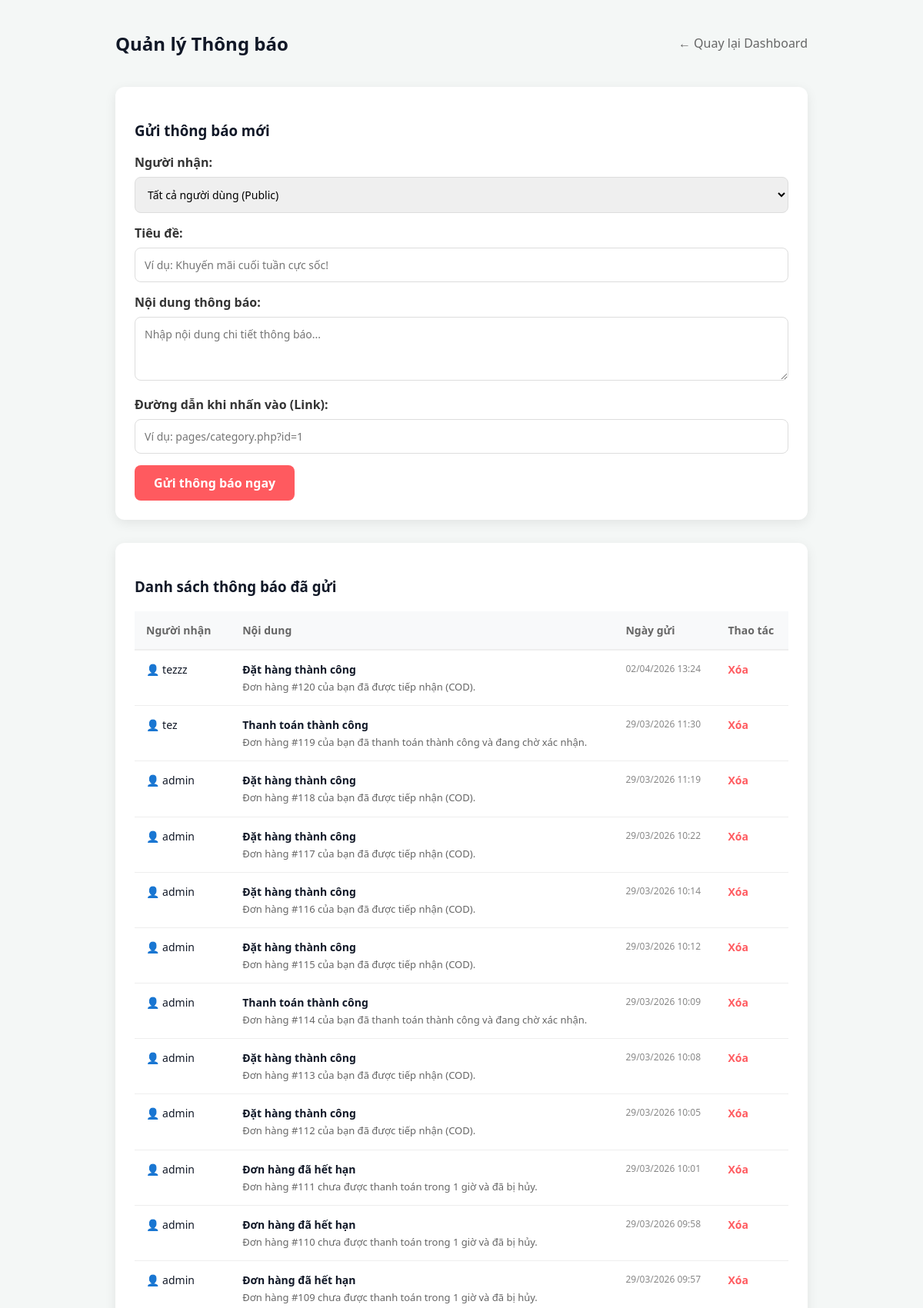
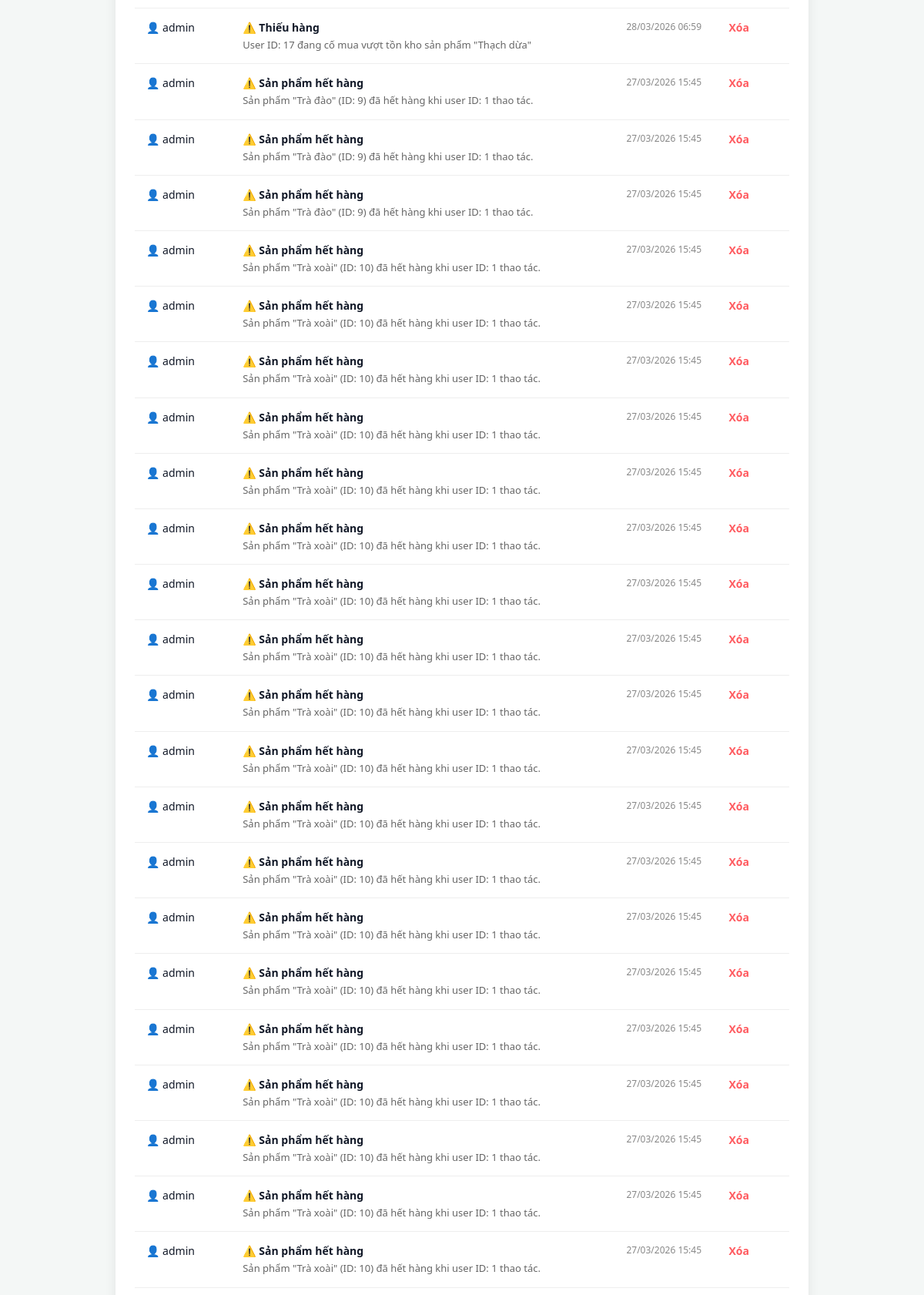
The page /admin/pages/notifications.php (signed in, upper part) on the database its author committed (2 pictures, top to bottom).
### tables this page shows
CREATE TABLE `notifications` (
  `id` int(11) NOT NULL,
  `user_id` int(11) DEFAULT NULL,
  `title` varchar(255) NOT NULL,
  `message` text NOT NULL,
  `link` varchar(255) DEFAULT NULL,
  `is_read` tinyint(1) DEFAULT 0,
  `created_at` timestamp NOT NULL DEFAULT current_timestamp(),
  `type` varchar(50) DEFAULT NULL,
  `ref_id` int(11) DEFAULT NULL
);

CREATE TABLE `users` (
  `id` int(11) NOT NULL,
  `username` varchar(50) NOT NULL,
  `email` varchar(120) NOT NULL,
  `phone` text DEFAULT NULL,
  `address` text DEFAULT NULL,
  `password` varchar(255) NOT NULL,
  `display_name` varchar(100) DEFAULT NULL,
  `avatar` varchar(255) DEFAULT NULL,
  `role` enum('guest','user','admin') NOT NULL DEFAULT 'user',
  `created_at` timestamp NOT NULL DEFAULT current_timestamp(),
  `reset_token` varchar(255) DEFAULT NULL,
  `reset_token_expire` datetime DEFAULT NULL
);

### admin/pages/notifications.php (the view, shortened to what this page needs)
<?php
require_once(__DIR__ . "/../auth_admin.php");
?>
<!DOCTYPE html>
<html lang="vi">
<head>
    <link rel="stylesheet" href="../../css/base.css">
    <link rel="stylesheet" href="../css/admin.css">
</head>
<body>
    <div class="admin-content">
        <div style="display: flex; justify-content: space-between; align-items: center; margin-bottom: 20px;">
            <h2>Quản lý Thông báo</h2>
            <a href="../dashboard.php" style="text-decoration: none; color: #666; font-weight: 500;">← Quay lại Dashboard</a>
        </div>
        <div class="admin-form">
            <h3>Gửi thông báo mới</h3>
            <form action="../services/notification_service.php" method="POST" style="margin-top: 15px;">
                <div class="form-group">
                    <label>Người nhận:</label>
                    <select name="user_id">
                        <option value="0">Tất cả người dùng (Public)</option>
                    </select>
                </div>
                <div class="form-group">
                    <label>Tiêu đề:</label>
                    <input type="text" name="title" placeholder="Ví dụ: Khuyến mãi cuối tuần cực sốc!" required>
                </div>
                <div class="form-group">
                    <label>Nội dung thông báo:</label>
                    <textarea name="message" rows="3" placeholder="Nhập nội dung chi tiết thông báo..." required></textarea>
                </div>
                <div class="form-group">
                    <label>Đường dẫn khi nhấn vào (Link):</label>
                    <input type="text" name="link" placeholder="Ví dụ: pages/category.php?id=1">
                </div>
                <button type="submit" class="btn-submit">Gửi thông báo ngay</button>
            </form>
        </div>
        <div class="noti-table-container">
            <h3>Danh sách thông báo đã gửi</h3>
            <table>
                <thead>
                    <tr>
                        <th>Người nhận</th>
                        <th>Nội dung</th>
                        <th>Ngày gửi</th>
                        <th>Thao tác</th>
                    </tr>
                </thead>
                <tbody>
                    <?php
                    $sql_list = "SELECT n.*, u.username FROM notifications n
                                 LEFT JOIN users u ON n.user_id = u.id
                                 ORDER BY n.created_at DESC";
                    $res_list = mysqli_query($conn, $sql_list);
                    if ($res_list && mysqli_num_rows($res_list) > 0):
                        while ($row = mysqli_fetch_assoc($res_list)):
                    ?>
                        <tr>
                            <td>
                                <?= $row['user_id'] == null ? '<span class="badge-all">TẤT CẢ</span>' : '👤 ' . htmlspecialchars($row['username']) ?>
                            </td>
                            <td>
                                <div style="font-weight: 600; margin-bottom: 4px;"><?= htmlspecialchars($row['title']) ?></div>
                                <div style="font-size: 13px; color: #666; line-height: 1.4;"><?= htmlspecialchars($row['message']) ?></div>
                            </td>
                            <td style="font-size: 12px; color: #888; white-space: nowrap;">
                                <?= date('d/m/Y H:i', strtotime($row['created_at'])) ?>
                            </td>
                            <td>
                                <a href="../services/delete_notification.php?id=<?= $row['id'] ?>"
                                   class="btn-delete"
                                   onclick="return confirm('Bạn có chắc chắn muốn xóa thông báo này không?')">Xóa</a>
                            </td>
                        </tr>
                    <?php
                        endwhile;
                    else:
                    ?>
                        <tr><td colspan="4" style="text-align: center; color: #999; padding: 40px;">Chưa có thông báo nào được gửi.</td></tr>
                    <?php endif; ?>
                </tbody>
            </table>
        </div>
    </div>
</body>
</html>

### css/base.css (style rules this page uses)
body { margin: 0; font-family: "Inter", "Segoe UI", sans-serif; background: #f6f7fb; color: #333; }

### admin/css/admin.css (style rules this page uses)
:root { --bg: #f4f7fb; --bg-soft: #eef3f9; --card-bg: rgba(255, 255, 255, 0.94); --text: #111827; --muted: #6b7280; --border: #e5e7eb; --border-strong: #d1d5db; --accent: #ff5a5f; --accent-2: #ff7a66; --accent-3: #fb7185; --sidebar: #0f172a; --sidebar-2: #111827; --sidebar-hover: rgba(255, 255, 255, 0.08); --success: #22c55e; --warning: #f59e0b; --danger: #ef4444; --info: #3b82f6; --radius-xl: 24px; --radius-lg: 18px; --radius-md: 14px; --radius-sm: 12px; --shadow-sm: 0 4px 14px rgba(15, 23, 42, 0.06); --shadow-md: 0 12px 28px rgba(15, 23, 42, 0.08); --shadow-lg: 0 18px 40px rgba(15, 23, 42, 0.12); --max-width: 1500px; --gap: 20px; --sidebar-width: 260px; font-family: Inter, "Segoe UI", Roboto, "Helvetica Neue", Arial, sans-serif; }
* { box-sizing: border-box; }
html, body { margin: 0; padding: 0; min-height: 100%; background: radial-gradient( circle at top left, rgba(255, 90, 95, 0.06), transparent 28% ), radial-gradient( circle at top right, rgba(255, 122, 102, 0.05), transparent 24% ), linear-gradient(180deg, #f7f9fc 0%, #f4f7fb 100%); color: var(--text); overflow-x: hidden; }
button, input, select, textarea { font: inherit; }
table { width: 100%; border-collapse: separate; border-spacing: 0; font-size: 14px; overflow: hidden; }
table th, table td { padding: 12px 10px; border-bottom: 1px solid #edf2f7; text-align: left; vertical-align: middle; }
table th { font-size: 13px; color: var(--muted); font-weight: 700; background: transparent; }

### admin/pages/notifications.php (style rules this page uses)
body { font-family: 'Segoe UI', Tahoma, Geneva, Verdana, sans-serif; background: #f4f7f6; padding: 20px; }
.admin-content { max-width: 900px; margin: 0 auto; }
.admin-form { background: #fff; padding: 25px; border-radius: 12px; box-shadow: 0 4px 15px rgba(0,0,0,0.08); margin-bottom: 30px; }
.form-group { margin-bottom: 15px; }
.form-group label { display: block; font-weight: 600; margin-bottom: 8px; color: #333; }
.form-group input, .form-group select, .form-group textarea { width: 100%; padding: 12px; border: 1px solid #ddd; border-radius: 8px; box-sizing: border-box; font-size: 14px; }
.btn-submit { background: #ff5a5f; color: white; border: none; padding: 12px 25px; border-radius: 8px; cursor: pointer; font-weight: 600; transition: background 0.3s; }
.noti-table-container { background: #fff; padding: 25px; border-radius: 12px; box-shadow: 0 4px 15px rgba(0,0,0,0.08); }
table { width: 100%; border-collapse: collapse; margin-top: 20px; }
table th { background: #f8f9fa; padding: 15px; text-align: left; border-bottom: 2px solid #eee; color: #666; font-size: 14px; }
table td { padding: 15px; border-bottom: 1px solid #eee; vertical-align: top; }
.btn-delete { color: #ff5a5f; text-decoration: none; font-weight: 600; font-size: 14px; }

### rows shown on the page
notifications: user.username "tezzz", title "Đặt hàng thành công", message "Đơn hàng #120 của bạn đã được tiếp nhận (COD).", created_at "02/04/2026 13:24"
notifications: user.username "tez", title "Thanh toán thành công", message "Đơn hàng #119 của bạn đã thanh toán thành công và đang chờ xác nhận.", created_at "29/03/2026 11:30"
notifications: user.username "admin", title "Đặt hàng thành công", message "Đơn hàng #118 của bạn đã được tiếp nhận (COD).", created_at "29/03/2026 11:19"
notifications: user.username "admin", title "Đặt hàng thành công", message "Đơn hàng #117 của bạn đã được tiếp nhận (COD).", created_at "29/03/2026 10:22"
notifications: user.username "admin", title "Đặt hàng thành công", message "Đơn hàng #116 của bạn đã được tiếp nhận (COD).", created_at "29/03/2026 10:14"
notifications: user.username "admin", title "Đặt hàng thành công", message "Đơn hàng #115 của bạn đã được tiếp nhận (COD).", created_at "29/03/2026 10:12"
notifications: user.username "admin", title "Thanh toán thành công", message "Đơn hàng #114 của bạn đã thanh toán thành công và đang chờ xác nhận.", created_at "29/03/2026 10:09"
notifications: user.username "admin", title "Đặt hàng thành công", message "Đơn hàng #113 của bạn đã được tiếp nhận (COD).", created_at "29/03/2026 10:08"
notifications: user.username "admin", title "Đặt hàng thành công", message "Đơn hàng #112 của bạn đã được tiếp nhận (COD).", created_at "29/03/2026 10:05"
notifications: user.username "admin", title "Đơn hàng đã hết hạn", message "Đơn hàng #111 chưa được thanh toán trong 1 giờ và đã bị hủy.", created_at "29/03/2026 10:01"
notifications: user.username "admin", title "Đơn hàng đã hết hạn", message "Đơn hàng #110 chưa được thanh toán trong 1 giờ và đã bị hủy.", created_at "29/03/2026 09:58"
notifications: user.username "admin", title "Đơn hàng đã hết hạn", message "Đơn hàng #109 chưa được thanh toán trong 1 giờ và đã bị hủy.", created_at "29/03/2026 09:57"
notifications: user.username "admin", title "⚠️ Thiếu hàng", message "User ID: 17 đang cố mua vượt tồn kho sản phẩm \"Thạch dừa\"", created_at "28/03/2026 06:59"
notifications: user.username "admin", title "⚠️ Sản phẩm hết hàng", message "Sản phẩm \"Trà đào\" (ID: 9) đã hết hàng khi user ID: 1 thao tác.", created_at "27/03/2026 15:45"
notifications: user.username "admin", title "⚠️ Sản phẩm hết hàng", message "Sản phẩm \"Trà đào\" (ID: 9) đã hết hàng khi user ID: 1 thao tác.", created_at "27/03/2026 15:45"
notifications: user.username "admin", title "⚠️ Sản phẩm hết hàng", message "Sản phẩm \"Trà đào\" (ID: 9) đã hết hàng khi user ID: 1 thao tác.", created_at "27/03/2026 15:45"
notifications: user.username "admin", title "⚠️ Sản phẩm hết hàng", message "Sản phẩm \"Trà xoài\" (ID: 10) đã hết hàng khi user ID: 1 thao tác.", created_at "27/03/2026 15:45"
notifications: user.username "admin", title "⚠️ Sản phẩm hết hàng", message "Sản phẩm \"Trà xoài\" (ID: 10) đã hết hàng khi user ID: 1 thao tác.", created_at "27/03/2026 15:45"
notifications: user.username "admin", title "⚠️ Sản phẩm hết hàng", message "Sản phẩm \"Trà xoài\" (ID: 10) đã hết hàng khi user ID: 1 thao tác.", created_at "27/03/2026 15:45"
notifications: user.username "admin", title "⚠️ Sản phẩm hết hàng", message "Sản phẩm \"Trà xoài\" (ID: 10) đã hết hàng khi user ID: 1 thao tác.", created_at "27/03/2026 15:45"
notifications: user.username "admin", title "⚠️ Sản phẩm hết hàng", message "Sản phẩm \"Trà xoài\" (ID: 10) đã hết hàng khi user ID: 1 thao tác.", created_at "27/03/2026 15:45"
notifications: user.username "admin", title "⚠️ Sản phẩm hết hàng", message "Sản phẩm \"Trà xoài\" (ID: 10) đã hết hàng khi user ID: 1 thao tác.", created_at "27/03/2026 15:45"
notifications: user.username "admin", title "⚠️ Sản phẩm hết hàng", message "Sản phẩm \"Trà xoài\" (ID: 10) đã hết hàng khi user ID: 1 thao tác.", created_at "27/03/2026 15:45"
notifications: user.username "admin", title "⚠️ Sản phẩm hết hàng", message "Sản phẩm \"Trà xoài\" (ID: 10) đã hết hàng khi user ID: 1 thao tác.", created_at "27/03/2026 15:45"
notifications: user.username "admin", title "⚠️ Sản phẩm hết hàng", message "Sản phẩm \"Trà xoài\" (ID: 10) đã hết hàng khi user ID: 1 thao tác.", created_at "27/03/2026 15:45"
notifications: user.username "admin", title "⚠️ Sản phẩm hết hàng", message "Sản phẩm \"Trà xoài\" (ID: 10) đã hết hàng khi user ID: 1 thao tác.", created_at "27/03/2026 15:45"
notifications: user.username "admin", title "⚠️ Sản phẩm hết hàng", message "Sản phẩm \"Trà xoài\" (ID: 10) đã hết hàng khi user ID: 1 thao tác.", created_at "27/03/2026 15:45"
notifications: user.username "admin", title "⚠️ Sản phẩm hết hàng", message "Sản phẩm \"Trà xoài\" (ID: 10) đã hết hàng khi user ID: 1 thao tác.", created_at "27/03/2026 15:45"
notifications: user.username "admin", title "⚠️ Sản phẩm hết hàng", message "Sản phẩm \"Trà xoài\" (ID: 10) đã hết hàng khi user ID: 1 thao tác.", created_at "27/03/2026 15:45"
notifications: user.username "admin", title "⚠️ Sản phẩm hết hàng", message "Sản phẩm \"Trà xoài\" (ID: 10) đã hết hàng khi user ID: 1 thao tác.", created_at "27/03/2026 15:45"
notifications: user.username "admin", title "⚠️ Sản phẩm hết hàng", message "Sản phẩm \"Trà xoài\" (ID: 10) đã hết hàng khi user ID: 1 thao tác.", created_at "27/03/2026 15:45"
notifications: user.username "admin", title "⚠️ Sản phẩm hết hàng", message "Sản phẩm \"Trà xoài\" (ID: 10) đã hết hàng khi user ID: 1 thao tác.", created_at "27/03/2026 15:45"
notifications: user.username "admin", title "⚠️ Sản phẩm hết hàng", message "Sản phẩm \"Trà xoài\" (ID: 10) đã hết hàng khi user ID: 1 thao tác.", created_at "27/03/2026 15:45"
notifications: user.username "admin", title "⚠️ Sản phẩm hết hàng", message "Sản phẩm \"Trà xoài\" (ID: 10) đã hết hàng khi user ID: 1 thao tác.", created_at "27/03/2026 15:45"
notifications: user.username "admin", title "⚠️ Sản phẩm hết hàng", message "Sản phẩm \"Trà xoài\" (ID: 10) đã hết hàng khi user ID: 1 thao tác.", created_at "27/03/2026 15:45"
